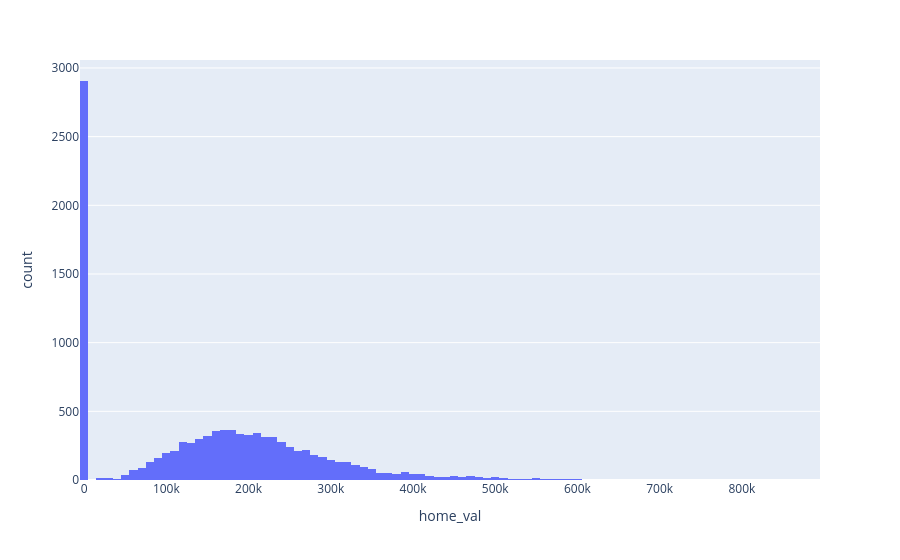

Notebook source saved alongside this figure:
### Code cell
px.histogram(data_frame= df, x= 'home_val')

### Figure 1 — Plotly figure (JSON) as saved in the notebook; plotly's stock layout.template omitted (floating-point values rounded to 4 significant figures; data arrays with more than 128 entries replaced by an {"elided": "..."} marker saying what was removed)
{"data": [{"alignmentgroup": "True", "bingroup": "x", "hovertemplate": "home_val=%{x}<br>count=%{y}<extra></extra>", "legendgroup": "", "marker": {"color": "#636efa", "pattern": {"shape": ""}}, "name": "", "offsetgroup": "", "orientation": "v", "showlegend": false, "type": "histogram", "x": {"elided": "10294 float values"}, "xaxis": "x", "yaxis": "y"}], "layout": {"barmode": "relative", "legend": {"tracegroupgap": 0}, "margin": {"t": 60}, "xaxis": {"anchor": "y", "domain": [0, 1], "title": {"text": "home_val"}}, "yaxis": {"anchor": "x", "domain": [0, 1], "title": {"text": "count"}}}}
